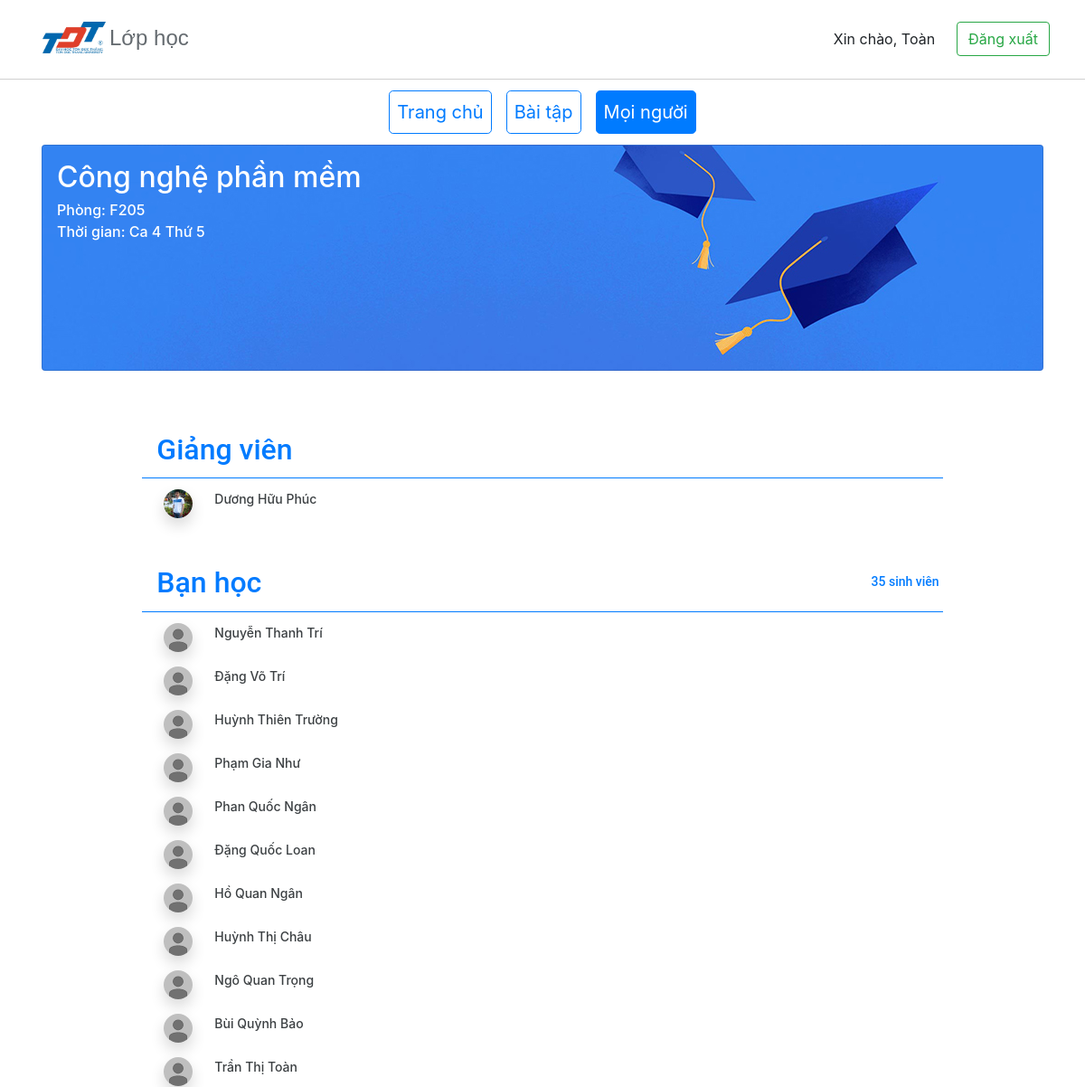
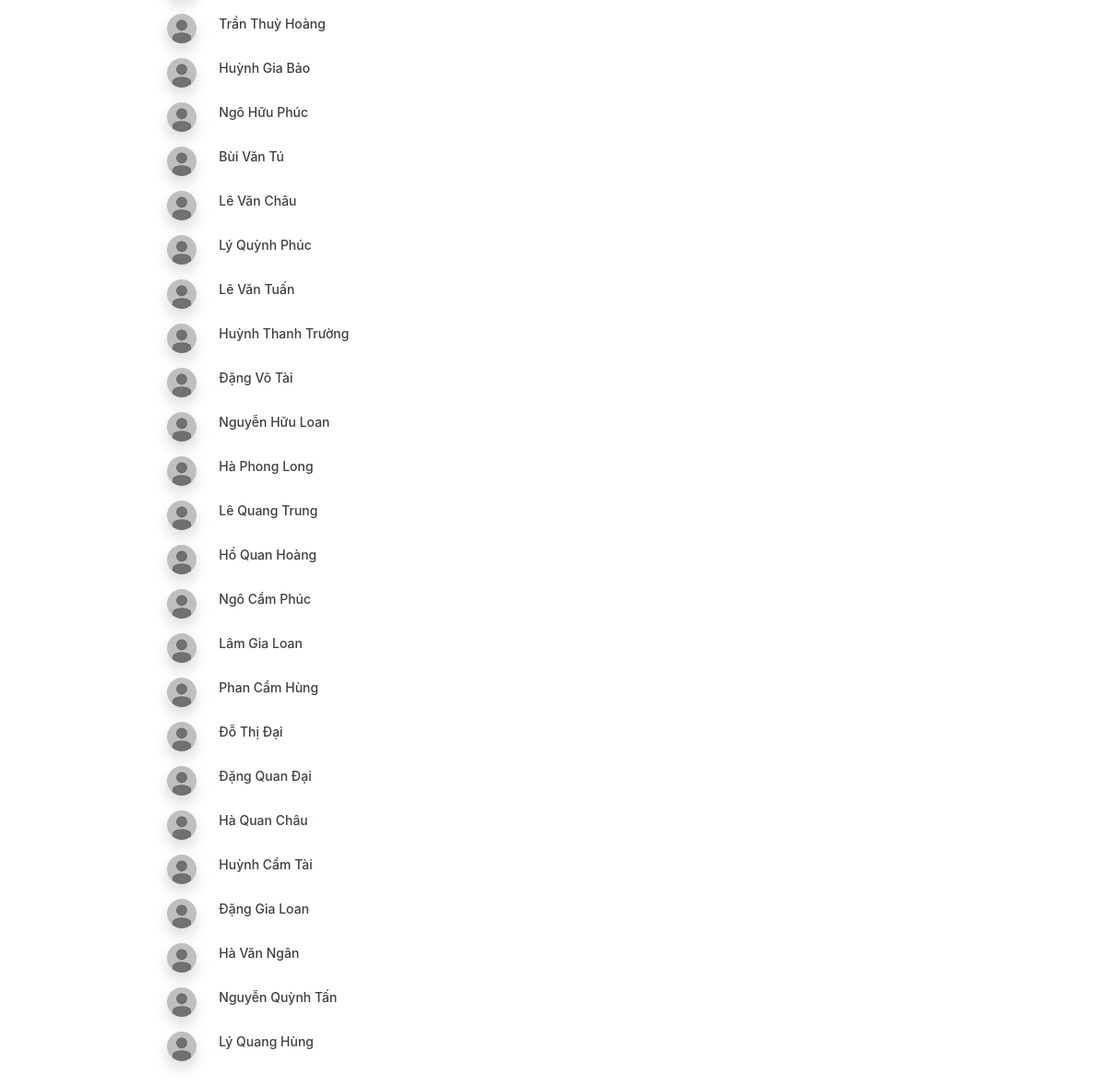
/Classroom/People/8x50qDvjya (signed in), run on the app's committed database (2 pictures, top to bottom).
### tables this page shows
CREATE TABLE `class` (
  `id` varchar(100) NOT NULL,
  `classname` varchar(100) NOT NULL,
  `subject` varchar(1000) NOT NULL,
  `time` varchar(100) NOT NULL,
  `day` varchar(20) NOT NULL,
  `room` varchar(20) NOT NULL
);

CREATE TABLE `user` (
  `id` int(10) NOT NULL,
  `firstName` varchar(100) NOT NULL,
  `lastName` varchar(100) NOT NULL,
  `userName` varchar(50) NOT NULL,
  `avatar` varchar(50) NOT NULL,
  `password` varchar(100) NOT NULL,
  `birthday` varchar(20) NOT NULL,
  `email` varchar(100) NOT NULL,
  `phoneNumber` varchar(10) NOT NULL
);

### mvc/controllers/Classroom.php (called while the page is built, shortened)
<?php
class Classroom extends Controller{
    function People($id) {
        $userModel = $this->model("UserModel");
        $classModel = $this->model("ClassModel");
        $data = $classModel->getClassById($id);
        $class = $data->fetch_assoc();
        $user = $userModel->getUserById($_SESSION["loggedIn"]);
        $student = $userModel->getAllStudent($id);
        $r = $user->fetch_assoc();
        $name = $r["firstName"];
        $this->view("ClassView", [
            "ListMemberView" => "ListMember",
            "ClassDetail" => $class,
            "StudentList" => $student,
            "UserName" => $name
        ]);
    }
}
?>

### mvc/core/App.php (called while the page is built, shortened)
<?php
class App{
    protected $action="Error";
    protected $params=[];
    function __construct(){
        $url = $this->UrlProcess();
        if (isset($url[0])) {
            if(file_exists("./mvc/controllers/".$url[0].".php")){
                unset($url[0]);
            }
        }
        $this->controller = new $this->controller;
        if(isset($url[1])){
            if( method_exists( $this->controller , $url[1]) ){
                $this->action = $url[1];
            } else {
                require_once "./mvc/controllers/Home.php";
                call_user_func_array([new Home(), "Error"], $this->params );
                exit();
            }
            unset($url[1]);
        } else {
            require_once "./mvc/controllers/Home.php";
            call_user_func_array([new Home(), "Error"], $this->params );
            exit();
        }
        $this->params = $url?array_values($url):[];
        call_user_func_array([$this->controller, $this->action], $this->params );
    }
    function UrlProcess(){
        if(isset($_GET["url"]) ){
            return explode("/", filter_var(trim($_GET["url"], "/")));
        }
    }
}
?>

### index.php (called while the page is built, shortened)
<?php
$myApp = new App();
?>

### mvc/core/DB.php (called while the page is built, shortened)
<?php
class DB{
    protected $servername = "localhost";
    protected $username = "root";
    protected $password = "";
    protected $dbname = "classroom";
    function  __construct()
    {
        $this->con = new mysqli($this->servername, $this->username, $this->password, $this->dbname);
    }
}
?>

### mvc/models/ClassModel.php (called while the page is built, shortened)
<?php
class ClassModel extends DB {
    public function getClassById($id) {
        $query = "SELECT `class`.`id`, `class`.`classname`, `class`.`day`, `user`.`firstName`, `user`.`lastName`, `user`.`email`, `user`.`avatar`, `user`.`phoneNumber`, subject, room, time, day
                  FROM `class`, `user`, `teacherteachclass`
                  WHERE `teacherteachclass`.`id_class` = `class`.`id` and `teacherteachclass`.`id_teacher` = `user`.`id` and `class`.`id` = ?";
        $stm = $this->con->prepare($query);
        $stm->bind_param('s', $id);
        $stm->execute();
        $result = $stm->get_result();
        if ($result->num_rows > 0) {
            return $result;
        }
        return false;
    }
}
?>

### mvc/models/UserModel.php (called while the page is built, shortened)
<?php
class userModel extends DB{
    function getAllStudent($class) {
        $sql = "SELECT `user`.`id`, `user`.`firstName`, `user`.`lastName`, `user`.`avatar` FROM `user`
                WHERE `user`.`id` IN (SELECT `studentstudyclass`.`id_student` FROM `studentstudyclass` WHERE `studentstudyclass`.`id_class` = ?)";
        $stm = $this->con->prepare($sql);
        $stm->bind_param('s', $class);
        if (!$stm->execute()) {
            return false;
        }
        $result = $stm->get_result();
        if ($result->num_rows > 0) {
            return $result;
        }
        return false;
    }
}
?>

### mvc/views/pages/ListMember.php (the view, shortened to what this page needs)
<?php
$level = count(explode("/", filter_var(trim($_GET["url"], "/"))));
$root = "";
while ($level > 1) {
    $root = $root . "../";
    $level--;
}
$listStudent =  $data["StudentList"];
if ($listStudent != false) {
    $numOfStudent = $listStudent->num_rows;
    $isFetch = true;
}
?>
<body>
<div class="w-100 d-flex justify-content-center">
    <div class="col-lg-10 p-1 mb-4 rounded">
        <div class="container">
            <div class="main mx-auto">
                <div class="mt-5 w-100 mx-auto">
                    <div class="d-flex person-line ml-3">
                        <h2 class="text-primary">Giảng viên</h2>
                    </div>
                    <hr class="hr-line text-primary bg-primary m-0 mt-1 ">
                    <div class="person py-1">
                        <div class="media">
                            <span class="p-2 ml-3"><img class="rounded-circle shadow " src="<?= $root . $classDetail["avatar"] ?>" width="32px" height="32px"></span>
                            <span class="p-2 ml-2"><?= $classDetail["lastName"] . " " . $classDetail["firstName"] ?></span>
                        </div>
                    </div>
                </div>
                <div class="mt-5 w-100 mx-auto">
                    <div class="d-flex person-line ml-3">
                        <h2 class="text-primary">Bạn học</h2>
                        <div class="line-count-member ml-auto text-primary pt-2 pr-1 "><?= isset($numOfStudent) ? $numOfStudent : "0" ?> sinh viên</div>
                    </div>
                    <hr class="hr-line text-primary bg-primary m-0 mt-1 ">
                    <?php
                    if (isset($isFetch) && $isFetch == true) {
                        $n = $data["StudentList"]->num_rows;
                        while($n > 0) {
                            $row = $data["StudentList"]->fetch_assoc();
                            $n--;
                    ?>
                    <div class="person py-1">
                        <div class="media">
                            <span class="p-2 ml-3">
                                <img class="rounded-circle shadow " src="<?= $root . $row["avatar"] ?>" width="32px" height="32px">
                            </span>
                            <span class="p-2 ml-2"><?= $row["lastName"] . " " . $row["firstName"] ?></span>
                        </div>
                    </div>
                    <?php
                        }
                    } else { ?>
                        <p class="text-muted p-3">Lớp học này chưa có sinh viên này, hãy nhấn nút cộng để thêm sinh viên mới.</p>
                    <?php
                    }
                    ?>
                </div>
            </div>
        </div>
    </div>
</div>
</body>
</html>

### mvc/views/ClassView.php (shortened to what this page needs)
<?php
$url = explode("/", filter_var(trim($_GET["url"], "/")));
$tagActive = $url[1];
$level = count($url);
$root = "";
while ($level > 1) {
    $root = $root . "../";
    $level--;
}
?>
<!doctype html>
<html lang="en">
<head>
    <link rel="stylesheet" href="https://stackpath.bootstrapcdn.com/bootstrap/4.5.2/css/bootstrap.min.css">
    <link rel="stylesheet" href="<?= $root ?>public/style.css">
</head>
<body>
<?php
$classDetail = $data["ClassDetail"];
?>
<div class="header my-header mt-4">
    <div class="d-flex flex-row px-4">
        <div class="mr-auto col-md-5">
            <div class="icon d-flex flex-row">
                <a href="<?= $root . "Home/Listclass" ?>" class="text-decoration-none banner ml-2 d-flex flex-row align-items-start">
                    <img src="<?= $root . "public/imgs/logo.png" ?>" class="logo-img">
                    <span class="classroom ml-1 logo-text text-truncate d-none d-sm-block">Lớp học</span>
                </a>
            </div>
        </div>
        <div class="col-md-5">
            <div class="d-flex flex-row-reverse align-items-center">
                <span class="text-right ml-2">
                        <a href="<?= $root ?>Account/Logout" class="btn btn-outline-success text-truncate" role="button">Đăng xuất</a>
                </span>
                <div class="text-right ml-2 px-3 d-none text-truncate d-md-block">
                    Xin chào, <?= $data["UserName"] ?>
                </div>
            </div>
        </div>
    </div>
</div>
<div>
    <div class="d-flex justify-content-center p-1 mt-2">
        <a href="<?= $root ."Classroom/Home/" . $classDetail["id"] ?>" class="btn btn-outline-primary btn-lg <?= strcasecmp($tagActive, "Home") == 0 ? "active" : "" ?> p-2" role="button" aria-pressed="true">Trang chủ</a>
        <a href="<?= $root . "Classroom/Assignment/" . $classDetail["id"] ?>" class="btn btn-outline-primary btn-lg p-2 ml-3 <?= strcasecmp($tagActive, "Assignment") == 0 ? "active" : "" ?>" role="button" aria-pressed="true">Bài tập</a>
        <a href="<?= $root . "Classroom/People/" . $classDetail["id"] ?>" class="btn btn-outline-primary btn-lg p-2 ml-3 <?= strcasecmp($tagActive, "People") == 0 ? "active" : "" ?>" role="button" aria-pressed="true">Mọi người</a>
    </div>
</div>
<div class="container mt-2 p-0 px-md-3 px-sm-3 px-1">
    <div alt="#" class="card bg text-white p-3">
        <h2><?= $classDetail["subject"] ?></h2>
        <h6 class="mb-1"> Phòng: <?= $classDetail["room"] ?></h6>
        <h6 class="mb-1"> Thời gian: <?= $classDetail["time"] . " " . $classDetail["day"] ?></h6>
    </div>
</div>
<div class="container ">
    <div class="row mt-3 px-md-3 px-sm-3 px-1">
        <?php isset($data["ListMemberView"]) ? require_once "./mvc/views/pages/ListMember.php" : "" ?>
</body>
</html>

### public/style.css (style rules this page uses)
html, body { margin: 0; padding: 0; height: 100%; }
body { overflow-x: hidden; }
.my-header { height: 64px; border-bottom: 1px solid #d0d0d0; }
.banner { height: 40px; }
.my-header { height: 64px; border-block-end: 1px solid #d0d0d0; }
.logo-img { width: 70px; height: 35px; }
.logo-text { color: dimgrey; font-size: 24px; }
* { box-sizing: border-box; }
.bg { background-image: url("../public/imgs/img_graduation.jpg"); height: 250px; max-width: 100%; padding: 0px; }
.person-line { font-family: 'Google Sans', Roboto, Arial, sans-serif; }
.person { height: 48px; font-size: 14px; font-weight: 500; color: #3c4043; }
.line-count-member { font-size: 14px; font-weight: 500; }
.hr-line { height: 1px; border-width: 0; }
.person-line { font-family: 'Google Sans',Roboto,Arial,sans-serif; }
.hr-line { height:1px; border-width:0; }
.classroom { font-family: Arial, Helvetica, sans-serif; color: #656b70 }

### data on the page
class: subject "Công nghệ phần mềm", room "F205", time "Ca 4", day "Thứ 5", user.avatar (picture), user.lastName "Dương Hữu", user.firstName "Phúc"
user: avatar (placeholder picture), lastName "Nguyễn Thanh", firstName "Trí"
user: avatar (placeholder picture), lastName "Đặng Võ", firstName "Trí"
user: avatar (placeholder picture), lastName "Huỳnh Thiên", firstName "Trường"
user: avatar (placeholder picture), lastName "Phạm Gia", firstName "Như"
user: avatar (placeholder picture), lastName "Phan Quốc", firstName "Ngân"
user: avatar (placeholder picture), lastName "Đặng Quốc", firstName "Loan"
user: avatar (placeholder picture), lastName "Hồ Quan", firstName "Ngân"
user: avatar (placeholder picture), lastName "Huỳnh Thị", firstName "Châu"
user: avatar (placeholder picture), lastName "Ngô Quan", firstName "Trọng"
user: avatar (placeholder picture), lastName "Bùi Quỳnh", firstName "Bảo"
user: avatar (placeholder picture), lastName "Trần Thị", firstName "Toàn"
user: avatar (placeholder picture), lastName "Trần Thuỳ", firstName "Hoàng"
user: avatar (placeholder picture), lastName "Huỳnh Gia", firstName "Bảo"
user: avatar (placeholder picture), lastName "Ngô Hữu", firstName "Phúc"
user: avatar (placeholder picture), lastName "Bùi Văn", firstName "Tú"
user: avatar (placeholder picture), lastName "Lê Văn", firstName "Châu"
user: avatar (placeholder picture), lastName "Lý Quỳnh", firstName "Phúc"
user: avatar (placeholder picture), lastName "Lê Văn", firstName "Tuấn"
user: avatar (placeholder picture), lastName "Huỳnh Thanh", firstName "Trường"
user: avatar (placeholder picture), lastName "Đặng Võ", firstName "Tài"
user: avatar (placeholder picture), lastName "Nguyễn Hữu", firstName "Loan"
user: avatar (placeholder picture), lastName "Hà Phong", firstName "Long"
user: avatar (placeholder picture), lastName "Lê Quang", firstName "Trung"
user: avatar (placeholder picture), lastName "Hồ Quan", firstName "Hoàng"
user: avatar (placeholder picture), lastName "Ngô Cẩm", firstName "Phúc"
user: avatar (placeholder picture), lastName "Lâm Gia", firstName "Loan"
user: avatar (placeholder picture), lastName "Phan Cẩm", firstName "Hùng"
user: avatar (placeholder picture), lastName "Đỗ Thị", firstName "Đại"
user: avatar (placeholder picture), lastName "Đặng Quan", firstName "Đại"
user: avatar (placeholder picture), lastName "Hà Quan", firstName "Châu"
user: avatar (placeholder picture), lastName "Huỳnh Cẩm", firstName "Tài"
user: avatar (placeholder picture), lastName "Đặng Gia", firstName "Loan"
user: avatar (placeholder picture), lastName "Hà Văn", firstName "Ngân"
user: avatar (placeholder picture), lastName "Nguyễn Quỳnh", firstName "Tấn"
user: avatar (placeholder picture), lastName "Lý Quang", firstName "Hùng"

### other printed values
$data["UserName"] "Toàn"
$numOfStudent "35"
